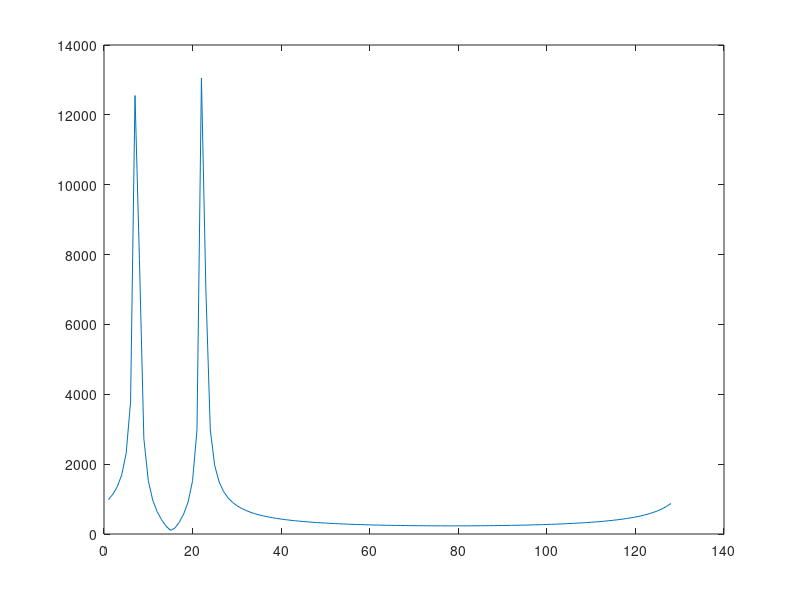
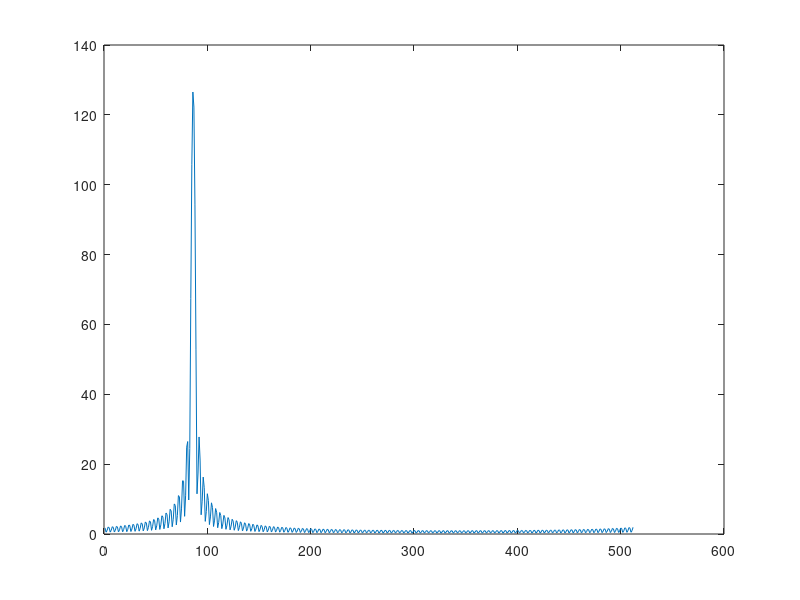
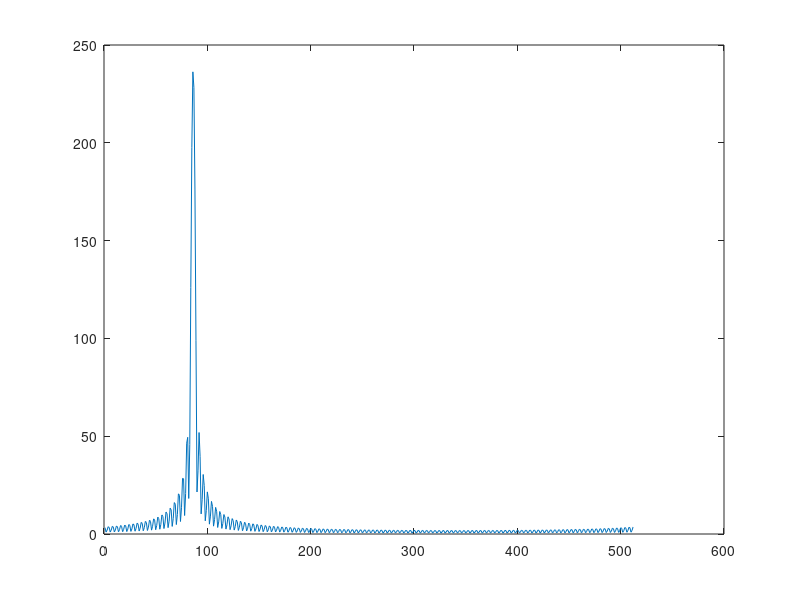
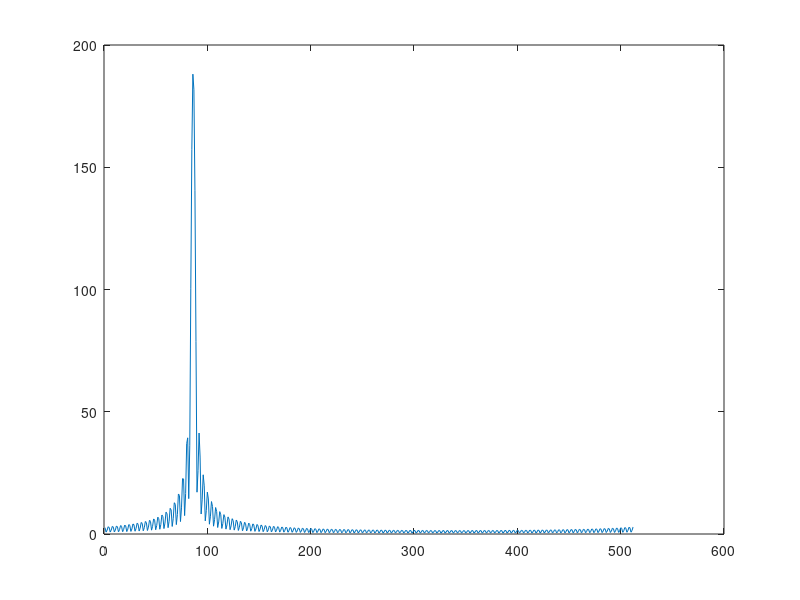

MATLAB code to generate these figures, in order:

close all;
clear;

dQ=pi/3;  % --v
dQ21=pi/10; % --d (Rx distance) => direction1
dQ22=pi/3; % --d (Rx distance) => direction2

NChirp=128; % chirp total
Nfft=512;

y=zeros(1,NChirp);

%%
NRx=128;
Yfft=zeros(NRx,Nfft);
iMaxMag=zeros(1,NRx);
maxMag=zeros(1,NRx);
dQAcquire=zeros(1,NRx);
for m=1:NRx
    for k=1:NChirp
        y(k)=exp(1i*( m*dQ21 + k*dQ))+exp(1i*( m*dQ22 + k*dQ));  % Rx (128Chirp)
    end
    Yfft(m,:)=fft(y,Nfft);
    [maxMag(m),iMaxMag(m)]=max(abs(Yfft(m,:)));
    dQAcquire(m)=360/Nfft*iMaxMag(m);
end
%%2d fft
y_Yfft=zeros(1,NChirp);
Nfft2=128;
for n=1:NChirp
    y_Yfft(n)=Yfft(n,iMaxMag(n));
end
y_Yfft_fft=fft(y_Yfft,Nfft2);
figure, plot(abs(y_Yfft_fft));
[maxMag,iMaxMag]=max(abs(y_Yfft_fft));
dQAcquire5=360/Nfft2*iMaxMag;

%% 
for k=1:NChirp
    y(k)=exp(1i*(k*dQ));                                                                % Rx1
end
Y1fft=fft(y,Nfft);
figure, plot(abs(Y1fft));
[maxMag,iMaxMag1]=max(abs(Y1fft));
dQAcquire1=360/Nfft*iMaxMag1;

for k=1:NChirp
    y(k)= exp(1i*( dQ21 +k* dQ )) + exp(1i*( dQ22 +k* dQ ));    % Rx2
end
Y2fft=fft(y,Nfft);
figure, plot(abs(Y2fft));
[maxMag,iMaxMag2]=max(abs(Y2fft));
dQAcquire2=360/Nfft*iMaxMag2;

for k=1:NChirp
    y(k)=exp(1i*( 2*dQ21 + k*dQ )) + exp(1i*( 2*dQ22 +k* dQ )); % Rx3
end
Y3fft=fft(y,Nfft);
figure, plot(abs(Y3fft));
[maxMag,iMaxMag3]=max(abs(Y3fft));
dQAcquire3=360/Nfft*iMaxMag3;

for k=1:NChirp
    y(k)=exp(1i*( 3*dQ21 + k*dQ)) + exp(1i*( 3*dQ22 +k* dQ )); % Rx4
end
Y4fft=fft(y,Nfft);
figure, plot(abs(Y4fft));
[maxMag,iMaxMag4]=max(abs(Y4fft));
dQAcquire4=360/Nfft*iMaxMag4;
%%2D fft
yy=[Y1fft(iMaxMag1),Y2fft(iMaxMag2),Y3fft(iMaxMag3),Y4fft(iMaxMag4)];
Nfft2=128;
yyFFT=fft(yy,Nfft2);
figure, plot(abs(yyFFT));
[maxMag,iMaxMag]=max(abs(yyFFT));
dQAcquire5=360/Nfft2*iMaxMag;


re=0;